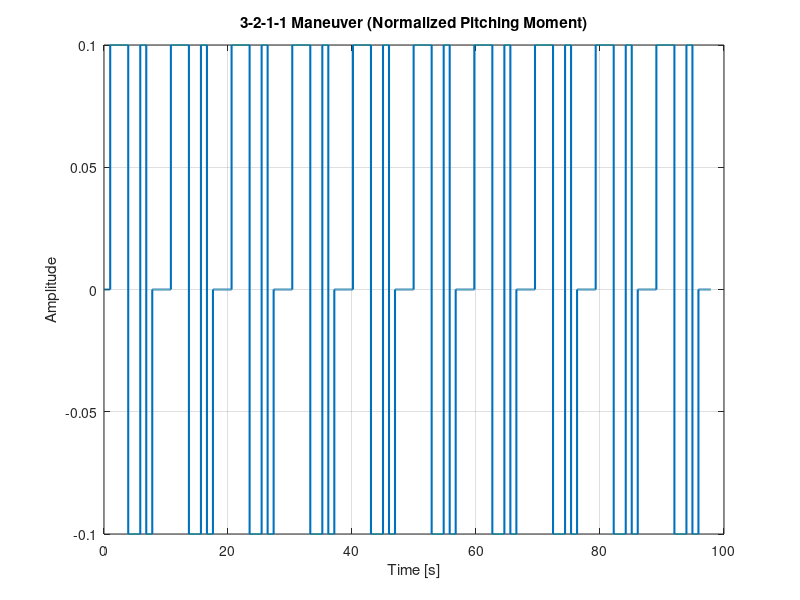
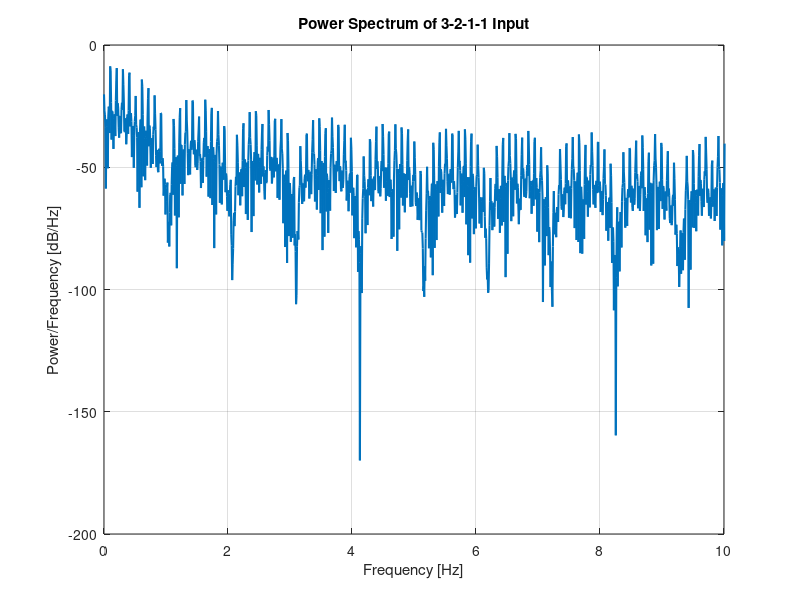

These charts were generated, in order, by the following MATLAB code:
clc; clearvars; close all;

%% ------------------------------------------------------------------------
% 3-2-1-1 Input Generator for Aircraft System Identification
% ------------------------------------------------------------------------
% This script generates a classical 3-2-1-1 excitation maneuver:
% - Pulse widths follow a 3:2:1:1 time ratio
% - The "2" pulse duration = half the period of expected dominant mode
% - Output: time vector and amplitude signal (repeated multiple times)
% ------------------------------------------------------------------------

% Sampling time
Ts = 0.0040;  % [s]

% Target frequency (dominant mode) in rad/s
omega_n = 3.2405;  % [rad/s]

% Duration of the "2" pulse = half-period of dominant mode
durstep = pi / omega_n;  % ~0.97s

% Define amplitude pattern for 3-2-1-1 sequence
amplitudes = [0,  0.1, -0.1,  0.1, -0.1,  0,  0];  % [neutral, 3, 2, 1, 1, neutral, neutral]

% Define time duration for each pulse
% Pulse width ratio: 3-2-1-1 → scaled using durstep
time_pattern = [1, 3*durstep, 2*durstep, durstep, durstep, 1, 1];  % [s]

% Total cycle duration
cycle_duration = sum(time_pattern);  % [s]

% Number of repetitions
num_repeats = 10;

% Convert one cycle to discrete samples
num_samples_per_cycle = round(cycle_duration / Ts);
time_single = (0:num_samples_per_cycle-1) * Ts;
signal_single = zeros(1, num_samples_per_cycle);

% Generate one cycle of the maneuver
start_idx = 1;
for i = 1:length(time_pattern)
    duration_samples = round(time_pattern(i) / Ts);
    end_idx = start_idx + duration_samples - 1;
    
    if end_idx > length(signal_single)
        end_idx = length(signal_single);
    end
    
    signal_single(start_idx:end_idx) = amplitudes(i);
    start_idx = end_idx + 1;
end

% Repeat full cycle
signal = repmat(signal_single, 1, num_repeats);
time = (0:length(signal)-1) * Ts;

% Plot 3-2-1-1 maneuver
figure;
stairs(time, signal, 'LineWidth', 1.5);
title('3-2-1-1 Maneuver (Normalized Pitching Moment)');
xlabel('Time [s]');
ylabel('Amplitude');
grid on;

% Save result
Excitation3211 = [time', signal'];
save('Excitation3211.mat', 'Excitation3211');

%% ------------------------------------------------------------------------
% Optional: Power Spectrum Analysis
% ------------------------------------------------------------------------

[Pxx, F] = periodogram(signal, [], [], 1/Ts);
figure;
plot(F, 10*log10(Pxx), 'LineWidth', 1.5);
title('Power Spectrum of 3-2-1-1 Input');
xlabel('Frequency [Hz]');
ylabel('Power/Frequency [dB/Hz]');
xlim([0, 10]);
grid on;
